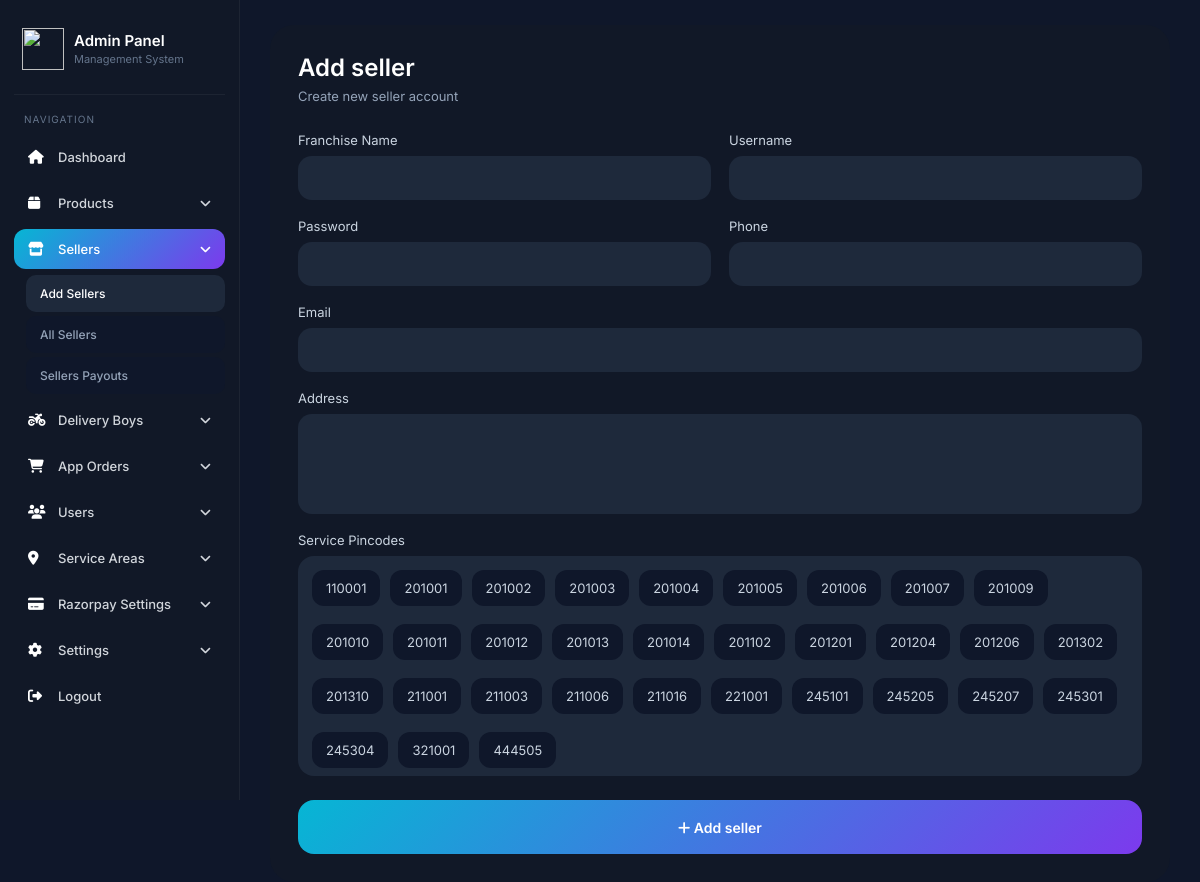
Page /Backend/admin/add-franchise.php (signed in) on the committed database.
### tables this page shows
CREATE TABLE `service_pincodes` (
  `id` int(11) NOT NULL,
  `pincode` varchar(10) DEFAULT NULL,
  `delivery_charge` int(100) NOT NULL DEFAULT 50
);

### Backend/admin/add-franchise.php (the view, shortened to what this page needs)
<?php
require_once 'db.php';
$pincodeQuery = $pdo->query("SELECT * FROM service_pincodes ORDER BY pincode ASC");
$allPincodes = $pincodeQuery->fetchAll();
?>
<!DOCTYPE html>
<html lang="en">
<head>
<link rel="stylesheet" href="https://cdnjs.cloudflare.com/ajax/libs/font-awesome/6.5.2/css/all.min.css">
</head>
<body>
<?php include 'nav.php'; ?>
<div class="main-content">
    <div class="form-card">
        <div class="page-title">
            Add seller
        </div>
        <div class="page-sub">
            Create new seller account
        </div>
        <form method="POST">
            <div class="form-grid">
                <div class="input-box">
                    <label>Franchise Name</label>
                    <input type="text" name="name" required>
                </div>
                <div class="input-box">
                    <label>Username</label>
                    <input type="text" name="username" required>
                </div>
                <div class="input-box">
                    <label>Password</label>
                    <input type="password" name="password" required>
                </div>
                <div class="input-box">
                    <label>Phone</label>
                    <input type="text" name="phone">
                </div>
                <div class="input-box full-width">
                    <label>Email</label>
                    <input type="email" name="email">
                </div>
                <div class="input-box full-width">
                    <label>Address</label>
                    <textarea name="address"></textarea>
                </div>
                <div class="input-box full-width">
                    <label>
                        Service Pincodes
                    </label>
                    <div class="multi-select-box">
                        <?php foreach($allPincodes as $pin){ ?>
                            <label class="pin-item">
                                <span>
                                    <?php echo $pin['pincode']; ?>
                                </span>
                            </label>
                        <?php } ?>
                    </div>
                </div>
            </div>
            <button type="submit" name="add_franchise" class="submit-btn">
                <i class="fa-solid fa-plus"></i>
                Add seller
            </button>
        </form>
    </div>
</div>
</body>
</html>

### Backend/admin/add-franchise.php (style rules this page uses)
* { margin:0; padding:0; box-sizing:border-box; font-family:'Inter',sans-serif; }
body { background:#0f172a; color:#fff; }
.main-content { margin-left:240px; padding:28px; }
.form-card { background:#111827; border-radius:24px; padding:28px; max-width:900px; margin:auto; }
.page-title { font-size:24px; font-weight:600; margin-bottom:6px; }
.page-sub { color:#94a3b8; font-size:13px; margin-bottom:28px; }
.form-grid { display:grid; grid-template-columns:repeat(2,1fr); gap:18px; }
.full-width { grid-column:1/3; }
.input-box { display:flex; flex-direction:column; }
.input-box label { font-size:13px; margin-bottom:8px; color:#cbd5e1; }
.input-box input, .input-box textarea { width:100%; border:none; outline:none; background:#1e293b; border-radius:14px; padding:14px 16px; color:#fff; font-size:13px; }
.input-box textarea { min-height:100px; resize:none; }
.multi-select-box { width:100%; max-height:220px; overflow-y:auto; background:#1e293b; border-radius:16px; padding:14px; display:flex; flex-wrap:wrap; gap:10px; }
.pin-item { position:relative; cursor:pointer; }
.pin-item span { display:flex; align-items:center; justify-content:center; padding:10px 14px; border-radius:12px; background:#0f172a; color:#cbd5e1; font-size:13px; transition:.3s; }
.submit-btn { width:100%; height:54px; border:none; border-radius:16px; margin-top:24px; background:linear-gradient(135deg,#06b6d4,#7c3aed); color:#fff; font-size:14px; font-weight:600; cursor:pointer; }

### Backend/admin/nav.php (style rules this page uses)
* { margin:0; padding:0; box-sizing:border-box; font-family:'Inter',sans-serif; }
body { background:#0f172a; }
.main-content { margin-left:240px; padding:25px; transition:.3s; }

### rows in the picture
service_pincodes: pincode "110001"
service_pincodes: pincode "201001"
service_pincodes: pincode "201002"
service_pincodes: pincode "201003"
service_pincodes: pincode "201004"
service_pincodes: pincode "201005"
service_pincodes: pincode "201006"
service_pincodes: pincode "201007"
service_pincodes: pincode "201009"
service_pincodes: pincode "201010"
service_pincodes: pincode "201011"
service_pincodes: pincode "201012"
service_pincodes: pincode "201013"
service_pincodes: pincode "201014"
service_pincodes: pincode "201102"
service_pincodes: pincode "201201"
service_pincodes: pincode "201204"
service_pincodes: pincode "201206"
service_pincodes: pincode "201302"
service_pincodes: pincode "201310"
service_pincodes: pincode "211001"
service_pincodes: pincode "211003"
service_pincodes: pincode "211006"
service_pincodes: pincode "211016"
service_pincodes: pincode "221001"
service_pincodes: pincode "245101"
service_pincodes: pincode "245205"
service_pincodes: pincode "245207"
service_pincodes: pincode "245301"
service_pincodes: pincode "245304"
service_pincodes: pincode "321001"
service_pincodes: pincode "444505"
